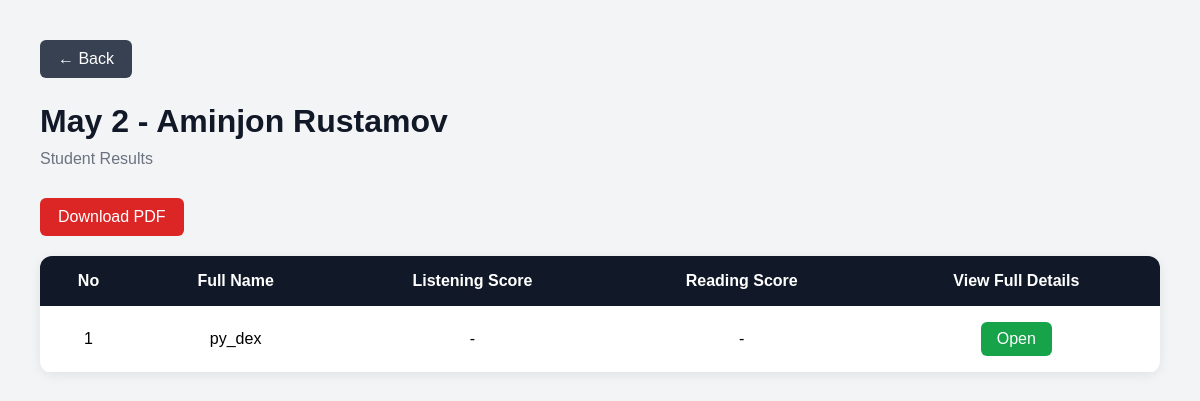
Screenshot of /results/2/ with the database file from the repository.
### core/models.py (models this page shows, shortened)
class ExamSession(models.Model):
    name        = models.CharField(max_length=150)          # shown in dropdown
    description = models.CharField(max_length=300, blank=True)
    is_open     = models.BooleanField(default=True)         # admin can open/close
    author = models.ForeignKey(settings.AUTH_USER_MODEL, on_delete=models.CASCADE)
    created_at  = models.DateTimeField(auto_now_add=True)

class ResultsTable(models.Model):
    exam_session = models.ForeignKey(           # ← new
        ExamSession,
        on_delete=models.SET_NULL,
        null=True, blank=True,
        related_name='results'
    )
    session_id = models.CharField(max_length=50, primary_key=True, unique=True)
    username = models.CharField(max_length=100)
    session_date = models.DateTimeField(auto_now_add=True)

### core/views.py (the view)
# urls.py: path('results/<str:session_id>/', views.view_results_detail, name='view_results_detail'),
def view_results_detail(request, session_id):
    exam_session = get_object_or_404(
        ExamSession,
        id=session_id
    )
    results = ResultsTable.objects.filter(
        exam_session=exam_session
    ).order_by('-session_date')
    students = []
    for index, result in enumerate(results, start=1):
        listening = ListeningResults.objects.filter(
            session=result
        ).first()
        reading = ReadingResults.objects.filter(
            session=result
        ).first()
        writing = WritingResults.objects.filter(
            session=result
        ).first()
        students.append({
            'number': index,
            'result': result,
            'listening': listening,
            'reading': reading,
            'writing': writing,
        })
    return render(request, 'core/results_detail.html', {
        'exam_session': exam_session,
        'students': students,
    })

### core/templates/core/results_detail.html (shortened to what this page needs)
<!DOCTYPE html>
<html lang="en">
<head>
</head>
<body>
    <div class="container">
        <a
            href="{% url 'view_results' %}"
            class="back-btn"
        >
            ← Back
        </a>
        <h1 class="page-title">
            {{ exam_session.name }}
        </h1>
        <p class="page-subtitle">
            Student Results
        </p>
        <a
            href="{% url 'download_session_pdf' exam_session.id %}"
            class="download-btn"
        >
            Download PDF
        </a>
        <div class="table-wrapper">
            <table>
                <thead>
                    <tr>
                        <th>No</th>
                        <th>Full Name</th>
                        <th>Listening Score</th>
                        <th>Reading Score</th>
                        <th>View Full Details</th>
                    </tr>
                </thead>
                <tbody>
                    {% for student in students %}
                    <tr>
                        <td>
                            {{ student.number }}
                        </td>
                        <td>
                            {{ student.result.username }}
                        </td>
                        <td>
                            {% if student.listening %}
                                {{ student.listening.listening_mark }}
                            {% else %}
                                -
                            {% endif %}
                        </td>
                        <td>
                            {% if student.reading %}
                                {{ student.reading.reading_mark }}
                            {% else %}
                                -
                            {% endif %}
                        </td>
                        <td>
                            <a
                                href="{% url 'student_full_result' student.result.session_id %}"
                                class="details-btn"
                            >
                                Open
                            </a>
                        </td>
                    </tr>
                    {% endfor %}
                </tbody>
            </table>
        </div>
    </div>
</body>
</html>

### core/templates/core/results_detail.html (style rules this page uses)
* { margin: 0; padding: 0; box-sizing: border-box; font-family: Arial, sans-serif; }
body { background: #f3f4f6; padding: 40px; }
.container { max-width: 1400px; margin: auto; }
.page-title { font-size: 2rem; margin-bottom: 10px; color: #111827; }
.page-subtitle { color: #6b7280; margin-bottom: 30px; }
.table-wrapper { background: white; border-radius: 12px; overflow: hidden; box-shadow: 0 2px 12px rgba(0,0,0,0.08); }
table { width: 100%; border-collapse: collapse; }
thead { background: #111827; color: white; }
th { padding: 16px; text-align: center; font-weight: 600; }
td { padding: 16px; border-bottom: 1px solid #e5e7eb; text-align: center; }
.details-btn { display: inline-block; background: #16a34a; color: white; text-decoration: none; padding: 8px 16px; border-radius: 6px; transition: 0.2s; }
.back-btn { display: inline-block; margin-bottom: 25px; background: #374151; color: white; text-decoration: none; padding: 10px 18px; border-radius: 6px; }
.download-btn { display: inline-block; margin-bottom: 20px; background: #dc2626; color: white; text-decoration: none; padding: 10px 18px; border-radius: 6px; }

### rows the page displays
ExamSession: name "May 2 - Aminjon Rustamov"
ResultsTable: number "1", result.username "py_dex"
